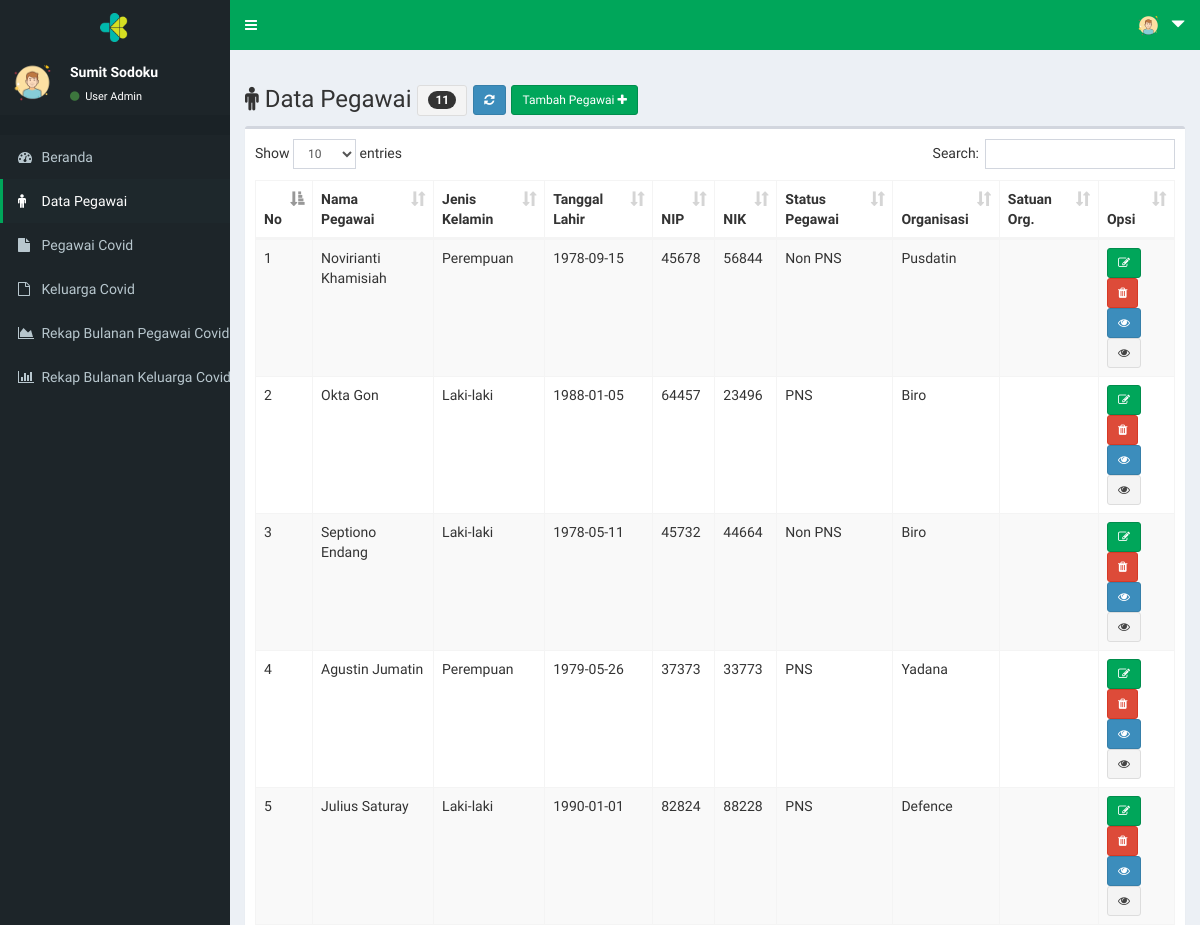
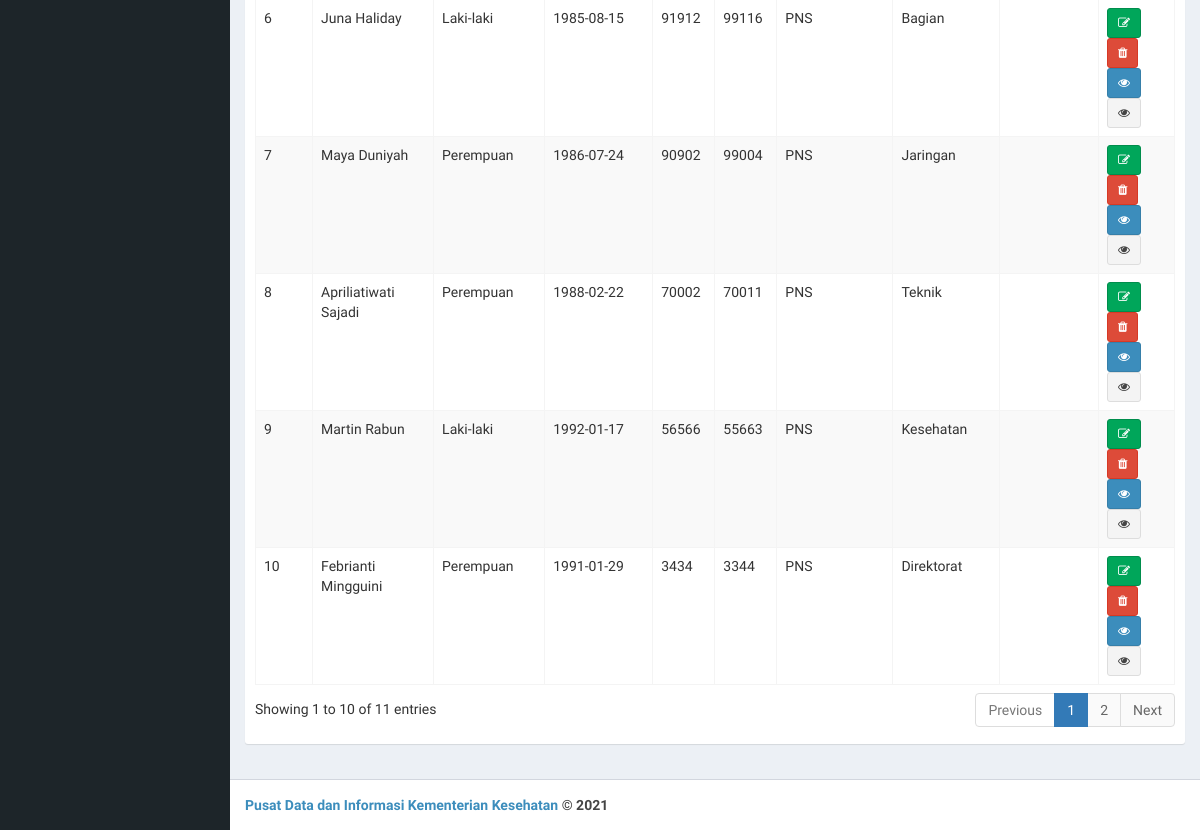
The page /page/index.php?menu=peg_data (signed in) on the database its author committed (2 pictures, top to bottom).
### tables this page shows
CREATE TABLE `tb_user` (
  `user_id` int(11) NOT NULL,
  `user_nama` varchar(30) NOT NULL,
  `user_email` varchar(30) NOT NULL,
  `user_telp` varchar(15) NOT NULL,
  `user_akses` enum('Super','Admin') NOT NULL,
  `user_org` varchar(100) NOT NULL,
  `user_orgsat` varchar(100) NOT NULL,
  `user_orgunit` varchar(100) NOT NULL,
  `user_name` varchar(15) NOT NULL,
  `user_pass` varchar(40) NOT NULL,
  `user_nip` varchar(20) NOT NULL,
  `user_nik` varchar(20) NOT NULL
);

CREATE TABLE `tb_peg` (
  `peg_id` int(11) NOT NULL,
  `peg_nama` varchar(30) NOT NULL,
  `peg_jk` enum('Laki-laki','Perempuan') NOT NULL,
  `peg_tgllahir` date NOT NULL,
  `peg_nip` varchar(20) NOT NULL,
  `peg_nik` varchar(20) NOT NULL,
  `peg_stapeg` varchar(30) NOT NULL,
  `peg_org` varchar(100) NOT NULL,
  `peg_orgsat` varchar(100) NOT NULL,
  `peg_orgunit` varchar(100) NOT NULL
);

### page/peg_data.php (the view, shortened to what this page needs)
<!DOCTYPE html>
<html>
<head>
</head>
<body>
  	<div class="row">
	  <div class="col-xs-12 col-md-12">
	    <h3><span class="fa fa-male"></span>
		    Data Pegawai
		    <?php
			    if ($user_akses=="Super") {
			      	$qjumlah = mysqli_query($koneksi,"SELECT * FROM tb_peg ORDER BY peg_id DESC");
			      	$jumlah = mysqli_num_rows($qjumlah);
			    }
			    else {
			      	$qjumlah = mysqli_query($koneksi,"SELECT * FROM tb_peg WHERE peg_orgsat='$user_orgsat' ORDER BY peg_id DESC");
			      	$jumlah = mysqli_num_rows($qjumlah);
			    }
		    ?>
		    <button class="btn btn-sm btn-default">
		    	<span class="badge"><?php echo $jumlah; ?></span>
		    </button>
		    <a  href="?menu=peg_data"
		    	class="btn btn-sm btn-primary">
		    	<span class="fa fa-refresh">
		    </a>
		    <a  href="?menu=peg_tambah"
		    	class="btn btn-sm btn-success">Tambah Pegawai
		    	<span class="fa fa-plus">
		    </a>
		</h3>
	  </div>
	</div>
	<div class="box">
        <div class="box-body">
          	<table id="example1" class="table table-bordered table-striped">
	            <thead>
		            <tr>
						<th>No</th>
						<th>Nama Pegawai</th>
						<th>Jenis Kelamin</th>
						<th>Tanggal Lahir</th>
						<th>NIP</th>
						<th>NIK</th>
						<th>Status Pegawai</th>
						<th>Organisasi</th>
						<th>Satuan Org.</th>
						<th>Opsi</th>
		            </tr>
	            </thead>
	            <tbody>
					<?php
					    $no = 1;
					    if ($user_akses=="Super") {
					    	$sql = $koneksi->query("SELECT * FROM tb_peg ORDER BY peg_id DESC");
					    }
					    else {
					    	$sql = $koneksi->query("SELECT * FROM tb_peg WHERE peg_orgsat='$user_orgsat' ORDER BY peg_id DESC");
					    }
					    while ($data=$sql->fetch_assoc()) {
					?>
				    <tr>
				        <td> <?php echo $no++; ?> </td>
				        <td> <?php echo $data['peg_nama']; ?></td>
				        <td> <?php echo $data['peg_jk']; ?></td>
				        <td> <?php echo $data['peg_tgllahir']; ?></td>
				        <td> <?php echo $data['peg_nip']; ?></td>
				        <td> <?php echo $data['peg_nik']; ?></td>
				        <td> <?php echo $data['peg_stapeg']; ?></td>
				        <td> <?php echo $data['peg_org']; ?></td>
				        <td> <?php echo $data['peg_orgsat']; ?></td>
				        <td>
							<a  href="?menu=peg_edit&peg_id=<?php echo $data['peg_id']; ?>"
								class="btn btn-sm btn-success"
								title="Edit <?php echo $data['peg_nama'];?>">
								<span class="fa fa-edit"></a>
							<a  onclick="return confirm('Anda yakin menghapus data pegawai <?php echo $data['peg_nama']; ?> ?')"
								href="?menu=peg_hapus&peg_nik=<?php echo $data['peg_nik']; ?>"
								class="btn btn-sm btn-danger"
								title="Hapus <?php echo $data['peg_nama'];?>" >
								<span class="fa fa-trash"></a>
								<br>
							<a  href="?menu=kon_data&peg_nik=<?php echo $data['peg_nik']; ?>"
								class="btn btn-sm btn-primary"
								title="Detail Kondisi <?php echo $data['peg_nama'];?>">
								<span class="fa fa-eye"></a></a>
							<a  href="?menu=kel_identitas&peg_nik=<?php echo $data['peg_nik']; ?>"
								class="btn btn-sm btn-default"
								title="Detail Keluarga <?php echo $data['peg_nama'];?>">
								<span class="fa fa-eye"></a></a>
				        </td>
				    </tr>
	      			<?php
	    				}
					?>
	            </tbody>
        	</table>
    	</div>
	</div>
</body>
</html>

### page/index.php (shortened to what this page needs)
<?php
  include "../inc/koneksi.php";
  $qprofil        = mysqli_query($koneksi,"SELECT * FROM tb_user WHERE user_id='$_SESSION[userweb]'");
  $profil         = mysqli_fetch_array($qprofil);
  $user_akses     = $profil['user_akses'];
  $user_orgsat    = $profil['user_orgsat'];
?>
<!DOCTYPE html>
<html>
  <head>
    <link rel="stylesheet" href="../lte/bootstrap/css/bootstrap.min.css">
    <link rel="stylesheet" href="https://cdnjs.cloudflare.com/ajax/libs/font-awesome/4.5.0/css/font-awesome.min.css">
    <link rel="stylesheet" href="https://cdnjs.cloudflare.com/ajax/libs/ionicons/2.0.1/css/ionicons.min.css">
    <link rel="stylesheet" href="../lte/dist/css/AdminLTE.min.css">
    <link rel="stylesheet" href="../lte/plugins/datatables/dataTables.bootstrap.css">
    <link rel="stylesheet" href="../lte/dist/css/skins/_all-skins.css">
    <link rel="stylesheet" href="../inc/mystyle.css">
  </head>
  <body class="hold-transition skin-green">
  <div class="wrapper">
    <header class="main-header">
      <a href="" class="logo" style=" background-color: #1d2529 !important">
       <img src="kmk.png" alt="" style="width: 30px !important;">
      </a>
      <nav class="navbar  navbar-static-top" role="navigation">
        <a href="#" class="sidebar-toggle" data-toggle="offcanvas" role="button">
        </a>
      <div class="navbar-custom-menu">
        <ul class="nav navbar-nav">
          <li class="dropdown user user-menu">
            <a href="#" class="dropdown-toggle" data-toggle="dropdown">
              <img src="../lte/dist/img/m.png" class="user-image" alt="User Image">
              <span class="hidden-xs"><span class="glyphicon glyphicon-triangle-bottom"></span></span>
            </a>
          </li>
        </ul>
      </div>
    </nav>
  </header>
    <aside class="main-sidebar" style=" background-color: #1d2529 !important">
    <section class="sidebar" style="color: #ffffff !important">
      <div class="user-panel">
        <div class="pull-left image">
          <img src="../lte/dist/img/m.png" class="img-circle" alt="User Image">
        </div>
        <div class="pull-left info">
          <p><?php echo $profil['user_nama']; ?></p>
          <a href="#">
            <i class="fa fa-circle text-success"></i> User <?php echo $profil['user_akses']; ?></a>
        </div>
      </div>
      <?php
        @$menu= $_GET['menu'];
      ?>
      <ul class="sidebar-menu">
        <li class="header"></li>
        <li <?php if (
          $menu=="" ||
          $menu=="dashboard"
          ){echo "class='active'";} ?>>
            <a href="?menu=dashboard">
              <i class="fa fa-dashboard"></i>
              <span>Beranda
              </span>
            </a>
        </li>
<?php if($profil['user_akses']!='Umum'){ ?>
        <li <?php if (
          $menu=="peg_data" ||
          $menu=="peg_tambah" ||
          $menu=="peg_edit" ||
          $menu=="peg_hapus"||
          $menu=="peg_hapus_semua"||
          $menu=="kon_data"||
          $menu=="kon_edit"||
          $menu=="kon_tambah"||
          $menu=="kel_data"||
          $menu=="kel_edit"||
          $menu=="kel_tambah"||
          $menu=="kel_tambah_lama"||
          $menu=="kel_identitas"||
          $menu=="kel_identitas_edit"||
          $menu=="kel_identitas_hapus"
          ){echo "class='active'";} ?>>
            <a href="?menu=peg_data">
              <i class="fa fa-male"></i>
              <span>Data Pegawai
              </span>
            </a>
        </li>
        <li <?php if (
          $menu=="vkon_data"||
          $menu=="vkon_tambah"||
          $menu=="vkon_hapus"
          ){echo "class='active'";} ?>>
            <a href="?menu=vkon_data">
              <i class="fa fa-file"></i>
              <span>Pegawai Covid
              </span>
            </a>
        </li>
        <li <?php if (
          $menu=="vkel_data"||
          $menu=="vkel_tambah"||
          $menu=="vkel_hapus"
          ){echo "class='active'";} ?>>
            <a href="?menu=vkel_data">
              <i class="fa fa-file-o"></i>
              <span>Keluarga Covid
              </span>
            </a>
        </li>
        <li <?php if (
          $menu=="rekkon_data"||
          $menu=="rekkon_rekap"||
          $menu=="rekkon_detail"
          ){echo "class='active'";} ?>>
            <a href="?menu=rekkon_data">
              <i class="fa fa-area-chart"></i>
              <span>Rekap Bulanan Pegawai Covid
              </span>
            </a>
        </li>
        <li <?php if (
          $menu=="rekkel_data"||
          $menu=="rekkel_rekap"||
          $menu=="rekkel_detail"
          ){echo "class='active'";} ?>>
            <a href="?menu=rekkel_data">
              <i class="fa fa-bar-chart"></i>
              <span>Rekap Bulanan Keluarga Covid
              </span>
            </a>
        </li>
<?php } ?>
      </ul>
    </section>
  </aside>
  <div class="content-wrapper">
    <section class="content">
      <?php
        switch($_GET['menu']){
          case 'peg_data':
          include "peg_data.php";
          break;
                ?>
                <?php
        }
      ?>
    </section>
  </div>
  <footer class="main-footer">
    <strong><a href="">Pusat Data dan Informasi Kementerian Kesehatan</a> &copy; 2021 </a>
  </footer>
</div>
</body>
</html>

### rows shown on the page
tb_user: user_nama "Sumit Sodoku", user_akses "Admin"
tb_peg: peg_nama "Novirianti Khamisiah", peg_jk "Perempuan", peg_tgllahir "1978-09-15", peg_nip "45678", peg_nik "56844", peg_stapeg "Non PNS", peg_org "Pusdatin"
tb_peg: peg_nama "Okta Gon", peg_jk "Laki-laki", peg_tgllahir "1988-01-05", peg_nip "64457", peg_nik "23496", peg_stapeg "PNS", peg_org "Biro"
tb_peg: peg_nama "Septiono Endang", peg_jk "Laki-laki", peg_tgllahir "1978-05-11", peg_nip "45732", peg_nik "44664", peg_stapeg "Non PNS", peg_org "Biro"
tb_peg: peg_nama "Agustin Jumatin", peg_jk "Perempuan", peg_tgllahir "1979-05-26", peg_nip "37373", peg_nik "33773", peg_stapeg "PNS", peg_org "Yadana"
tb_peg: peg_nama "Julius Saturay", peg_jk "Laki-laki", peg_tgllahir "1990-01-01", peg_nip "82824", peg_nik "88228", peg_stapeg "PNS", peg_org "Defence"
tb_peg: peg_nama "Juna Haliday", peg_jk "Laki-laki", peg_tgllahir "1985-08-15", peg_nip "91912", peg_nik "99116", peg_stapeg "PNS", peg_org "Bagian"
tb_peg: peg_nama "Maya Duniyah", peg_jk "Perempuan", peg_tgllahir "1986-07-24", peg_nip "90902", peg_nik "99004", peg_stapeg "PNS", peg_org "Jaringan"
tb_peg: peg_nama "Apriliatiwati Sajadi", peg_jk "Perempuan", peg_tgllahir "1988-02-22", peg_nip "70002", peg_nik "70011", peg_stapeg "PNS", peg_org "Teknik"
tb_peg: peg_nama "Martin Rabun", peg_jk "Laki-laki", peg_tgllahir "1992-01-17", peg_nip "56566", peg_nik "55663", peg_stapeg "PNS", peg_org "Kesehatan"
tb_peg: peg_nama "Febrianti Mingguini", peg_jk "Perempuan", peg_tgllahir "1991-01-29", peg_nip "3434", peg_nik "3344", peg_stapeg "PNS", peg_org "Direktorat"

### other values the page prints
$jumlah "11"
